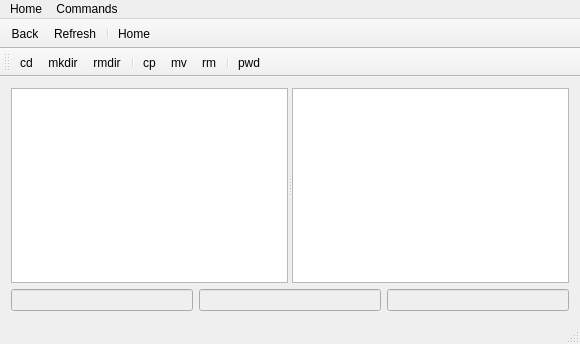
<?xml version="1.0" encoding="UTF-8"?>
<ui version="4.0">
 <class>FileBrowser</class>
 <widget class="QMainWindow" name="FileBrowser">
  <property name="geometry">
   <rect>
    <x>0</x>
    <y>0</y>
    <width>580</width>
    <height>344</height>
   </rect>
  </property>
  <property name="windowTitle">
   <string>Linux File Explorer</string>
  </property>
  <property name="windowIcon">
   <iconset>
    <normaloff>../../../Downloads/Explorer.ico</normaloff>../../../Downloads/Explorer.ico</iconset>
  </property>
  <widget class="QWidget" name="centralWidget">
   <layout class="QGridLayout" name="gridLayout">
    <item row="1" column="0">
     <layout class="QHBoxLayout" name="horizontalLayout">
      <item>
       <widget class="QLineEdit" name="commandEdit">
        <property name="enabled">
         <bool>false</bool>
        </property>
       </widget>
      </item>
      <item>
       <widget class="QLineEdit" name="param1Edit">
        <property name="enabled">
         <bool>false</bool>
        </property>
        <property name="whatsThis">
         <string>&lt;html&gt;&lt;head/&gt;&lt;body&gt;&lt;p&gt;&lt;br/&gt;&lt;/p&gt;&lt;/body&gt;&lt;/html&gt;</string>
        </property>
       </widget>
      </item>
      <item>
       <widget class="QLineEdit" name="param2Edit">
        <property name="enabled">
         <bool>false</bool>
        </property>
       </widget>
      </item>
     </layout>
    </item>
    <item row="0" column="0">
     <widget class="QSplitter" name="splitter">
      <property name="orientation">
       <enum>Qt::Horizontal</enum>
      </property>
      <property name="childrenCollapsible">
       <bool>false</bool>
      </property>
      <widget class="QListView" name="listView">
       <property name="frameShape">
        <enum>QFrame::StyledPanel</enum>
       </property>
      </widget>
      <widget class="QTableView" name="tableView">
       <property name="cursor" stdset="0">
        <cursorShape>ArrowCursor</cursorShape>
       </property>
       <property name="selectionMode">
        <enum>QAbstractItemView::SingleSelection</enum>
       </property>
       <property name="selectionBehavior">
        <enum>QAbstractItemView::SelectRows</enum>
       </property>
       <property name="showGrid">
        <bool>false</bool>
       </property>
       <property name="sortingEnabled">
        <bool>true</bool>
       </property>
       <property name="wordWrap">
        <bool>false</bool>
       </property>
       <property name="cornerButtonEnabled">
        <bool>false</bool>
       </property>
       <attribute name="horizontalHeaderCascadingSectionResizes">
        <bool>true</bool>
       </attribute>
       <attribute name="horizontalHeaderHighlightSections">
        <bool>false</bool>
       </attribute>
       <attribute name="horizontalHeaderShowSortIndicator" stdset="0">
        <bool>true</bool>
       </attribute>
       <attribute name="horizontalHeaderStretchLastSection">
        <bool>true</bool>
       </attribute>
       <attribute name="verticalHeaderVisible">
        <bool>false</bool>
       </attribute>
       <attribute name="verticalHeaderHighlightSections">
        <bool>false</bool>
       </attribute>
      </widget>
     </widget>
    </item>
   </layout>
  </widget>
  <widget class="QToolBar" name="mainToolBar">
   <property name="enabled">
    <bool>true</bool>
   </property>
   <property name="acceptDrops">
    <bool>false</bool>
   </property>
   <property name="windowTitle">
    <string>Address bar</string>
   </property>
   <property name="movable">
    <bool>false</bool>
   </property>
   <property name="allowedAreas">
    <set>Qt::BottomToolBarArea|Qt::TopToolBarArea</set>
   </property>
   <property name="toolButtonStyle">
    <enum>Qt::ToolButtonIconOnly</enum>
   </property>
   <property name="floatable">
    <bool>true</bool>
   </property>
   <attribute name="toolBarArea">
    <enum>TopToolBarArea</enum>
   </attribute>
   <attribute name="toolBarBreak">
    <bool>false</bool>
   </attribute>
   <addaction name="actionBack"/>
   <addaction name="actionRefresh"/>
   <addaction name="separator"/>
   <addaction name="actionHome"/>
  </widget>
  <widget class="QToolBar" name="toolBar">
   <property name="windowTitle">
    <string>Command bar</string>
   </property>
   <property name="allowedAreas">
    <set>Qt::AllToolBarAreas</set>
   </property>
   <attribute name="toolBarArea">
    <enum>TopToolBarArea</enum>
   </attribute>
   <attribute name="toolBarBreak">
    <bool>true</bool>
   </attribute>
   <addaction name="actionCd"/>
   <addaction name="actionMkdir"/>
   <addaction name="actionRmdir"/>
   <addaction name="separator"/>
   <addaction name="actionCp"/>
   <addaction name="actionMv"/>
   <addaction name="actionRm"/>
   <addaction name="separator"/>
   <addaction name="actionPwd"/>
  </widget>
  <widget class="QMenuBar" name="menuBar">
   <property name="geometry">
    <rect>
     <x>0</x>
     <y>0</y>
     <width>580</width>
     <height>21</height>
    </rect>
   </property>
   <widget class="QMenu" name="menuHome">
    <property name="title">
     <string>Home</string>
    </property>
    <addaction name="actionRefresh"/>
    <addaction name="separator"/>
    <addaction name="actionClose"/>
   </widget>
   <widget class="QMenu" name="menuCommands">
    <property name="title">
     <string>Commands</string>
    </property>
    <addaction name="actionCd"/>
    <addaction name="actionMkdir"/>
    <addaction name="actionRmdir"/>
    <addaction name="separator"/>
    <addaction name="actionCp"/>
    <addaction name="actionMv"/>
    <addaction name="actionRm"/>
    <addaction name="separator"/>
    <addaction name="actionPwd"/>
   </widget>
   <addaction name="menuHome"/>
   <addaction name="menuCommands"/>
  </widget>
  <widget class="QStatusBar" name="statusBar"/>
  <action name="actionNew_folder">
   <property name="icon">
    <iconset>
     <normaloff>../../../Downloads/Folder-Add (1).ico</normaloff>
     <normalon>../../../Downloads/Folder-Add-32.png</normalon>../../../Downloads/Folder-Add (1).ico</iconset>
   </property>
   <property name="text">
    <string>New folder</string>
   </property>
  </action>
  <action name="actionMove_to">
   <property name="text">
    <string>Move to...</string>
   </property>
  </action>
  <action name="actionCopy_to">
   <property name="text">
    <string>Copy to...</string>
   </property>
  </action>
  <action name="actionDelete">
   <property name="icon">
    <iconset>
     <normaloff>../../../Downloads/Close.ico</normaloff>../../../Downloads/Close.ico</iconset>
   </property>
   <property name="text">
    <string>Delete</string>
   </property>
  </action>
  <action name="actionRename">
   <property name="text">
    <string>Rename</string>
   </property>
  </action>
  <action name="actionBack">
   <property name="icon">
    <iconset>
     <normaloff>../../../Downloads/Google Chrome/gfx/9002.png</normaloff>../../../Downloads/Google Chrome/gfx/9002.png</iconset>
   </property>
   <property name="text">
    <string>Back</string>
   </property>
  </action>
  <action name="actionForward">
   <property name="icon">
    <iconset>
     <normaloff>../../../Downloads/Google Chrome/gfx/9023.png</normaloff>../../../Downloads/Google Chrome/gfx/9023.png</iconset>
   </property>
   <property name="text">
    <string>Forward</string>
   </property>
  </action>
  <action name="actionCd">
   <property name="text">
    <string>cd</string>
   </property>
   <property name="toolTip">
    <string>&lt;html&gt;&lt;head/&gt;&lt;body&gt;&lt;p&gt;&lt;span style=&quot; font-weight:600;&quot;&gt;change directory&lt;/span&gt;&lt;br/&gt;cd &lt;span style=&quot; font-style:italic;&quot;&gt;dirname&lt;/span&gt;&lt;/p&gt;&lt;/body&gt;&lt;/html&gt;</string>
   </property>
   <property name="shortcut">
    <string>Alt+1</string>
   </property>
  </action>
  <action name="actionMkdir">
   <property name="text">
    <string>mkdir</string>
   </property>
   <property name="toolTip">
    <string>&lt;html&gt;&lt;head/&gt;&lt;body&gt;&lt;span style=&quot; font-weight:600;&quot;&gt;make directory&lt;/span&gt;&lt;br&gt;mkdir &lt;span style=&quot; font-style:italic;&quot;&gt;dirname&lt;/span&gt;&lt;/body&gt;&lt;/html&gt;</string>
   </property>
   <property name="shortcut">
    <string>Alt+2</string>
   </property>
  </action>
  <action name="actionRmdir">
   <property name="text">
    <string>rmdir</string>
   </property>
   <property name="toolTip">
    <string>&lt;html&gt;&lt;head/&gt;&lt;body&gt;&lt;span style=&quot; font-weight:600;&quot;&gt;remove directory&lt;/span&gt;&lt;br&gt;rmdir &lt;span style=&quot; font-style:italic;&quot;&gt;dirname&lt;/span&gt;&lt;/body&gt;&lt;/html&gt;</string>
   </property>
   <property name="shortcut">
    <string>Alt+3</string>
   </property>
  </action>
  <action name="actionRefresh">
   <property name="icon">
    <iconset>
     <normaloff>../../../Downloads/Google Chrome/gfx/9044.png</normaloff>../../../Downloads/Google Chrome/gfx/9044.png</iconset>
   </property>
   <property name="text">
    <string>Refresh</string>
   </property>
   <property name="toolTip">
    <string>Refresh</string>
   </property>
   <property name="shortcut">
    <string>F5</string>
   </property>
  </action>
  <action name="actionHome">
   <property name="icon">
    <iconset>
     <normaloff>../../../Downloads/Google Chrome/gfx/9359.png</normaloff>../../../Downloads/Google Chrome/gfx/9359.png</iconset>
   </property>
   <property name="text">
    <string>Home</string>
   </property>
   <property name="toolTip">
    <string>Home</string>
   </property>
  </action>
  <action name="actionCp">
   <property name="text">
    <string>cp</string>
   </property>
   <property name="toolTip">
    <string>&lt;html&gt;&lt;head/&gt;&lt;body&gt;&lt;span style=&quot; font-weight:600;&quot;&gt;copy file&lt;/span&gt;&lt;br&gt;cp &lt;span style=&quot; font-style:italic;&quot;&gt;filename1 filename2&lt;/span&gt;&lt;/body&gt;&lt;/html&gt;</string>
   </property>
   <property name="shortcut">
    <string>Alt+4</string>
   </property>
  </action>
  <action name="actionMv">
   <property name="text">
    <string>mv</string>
   </property>
   <property name="toolTip">
    <string>&lt;html&gt;&lt;head/&gt;&lt;body&gt;&lt;span style=&quot; font-weight:600;&quot;&gt;move file&lt;/span&gt;&lt;br&gt;mv &lt;span style=&quot; font-style:italic;&quot;&gt;filename1 filename2&lt;/span&gt;&lt;/body&gt;&lt;/html&gt;</string>
   </property>
   <property name="shortcut">
    <string>Alt+5</string>
   </property>
  </action>
  <action name="actionAbout">
   <property name="text">
    <string>About</string>
   </property>
  </action>
  <action name="actionClose_current_tabs">
   <property name="text">
    <string>Save tabs</string>
   </property>
  </action>
  <action name="actionRm">
   <property name="text">
    <string>rm</string>
   </property>
   <property name="toolTip">
    <string>&lt;html&gt;&lt;head/&gt;&lt;body&gt;&lt;span style=&quot; font-weight:600;&quot;&gt;remove file&lt;/span&gt;&lt;br&gt;rm &lt;span style=&quot; font-style:italic;&quot;&gt;filename&lt;/span&gt;&lt;/body&gt;&lt;/html&gt;</string>
   </property>
   <property name="shortcut">
    <string>Alt+6</string>
   </property>
  </action>
  <action name="actionClose">
   <property name="text">
    <string>Close</string>
   </property>
  </action>
  <action name="actionManual">
   <property name="text">
    <string>Manual</string>
   </property>
  </action>
  <action name="actionPwd">
   <property name="text">
    <string>pwd</string>
   </property>
   <property name="toolTip">
    <string>&lt;html&gt;&lt;head/&gt;&lt;body&gt;&lt;p&gt;&lt;span style=&quot; font-weight:600;&quot;&gt;print working directory&lt;/span&gt;&lt;/p&gt;&lt;/body&gt;&lt;/html&gt;</string>
   </property>
   <property name="shortcut">
    <string>Alt+7</string>
   </property>
  </action>
 </widget>
 <layoutdefault spacing="6" margin="11"/>
 <resources/>
 <connections/>
</ui>
